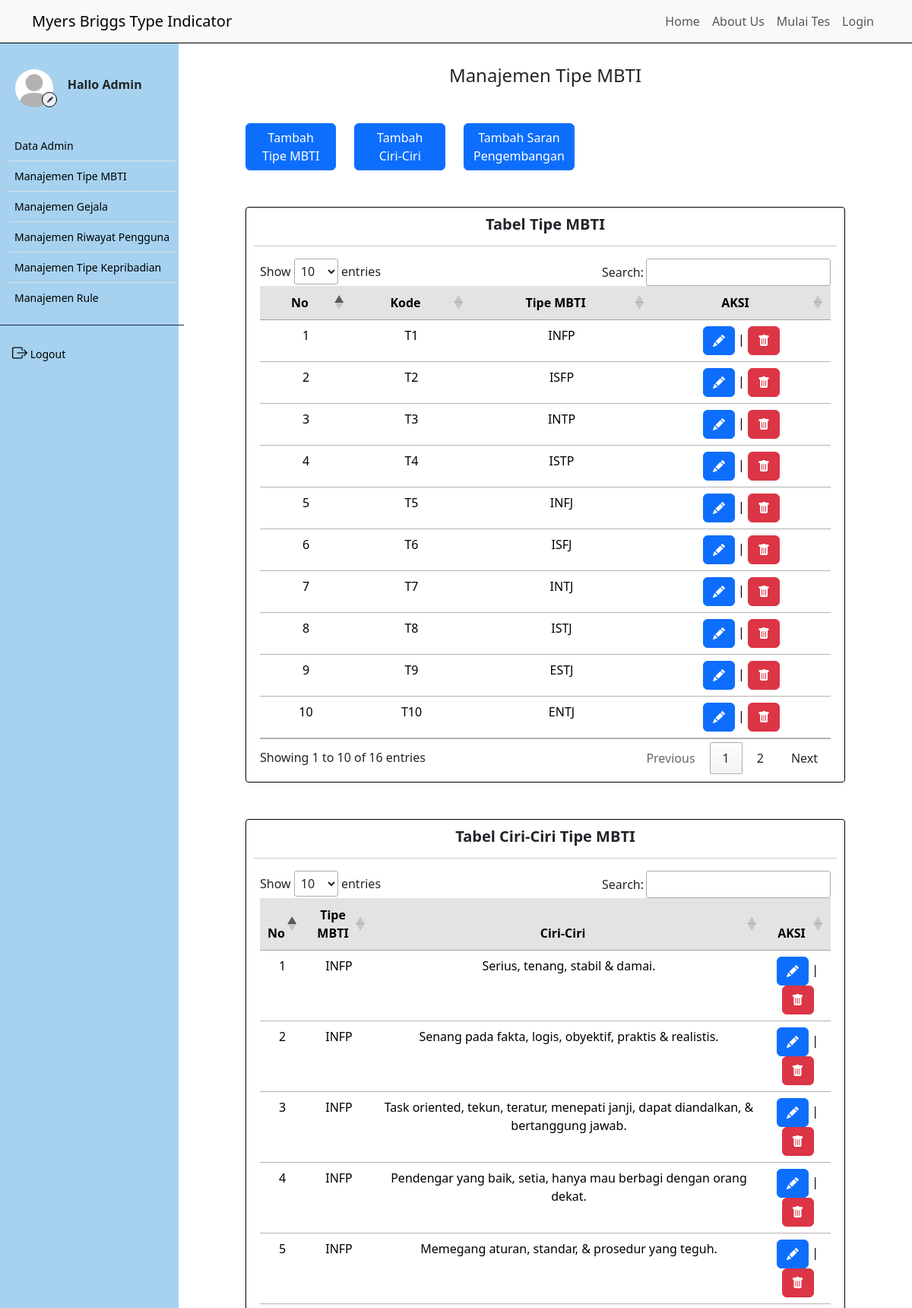
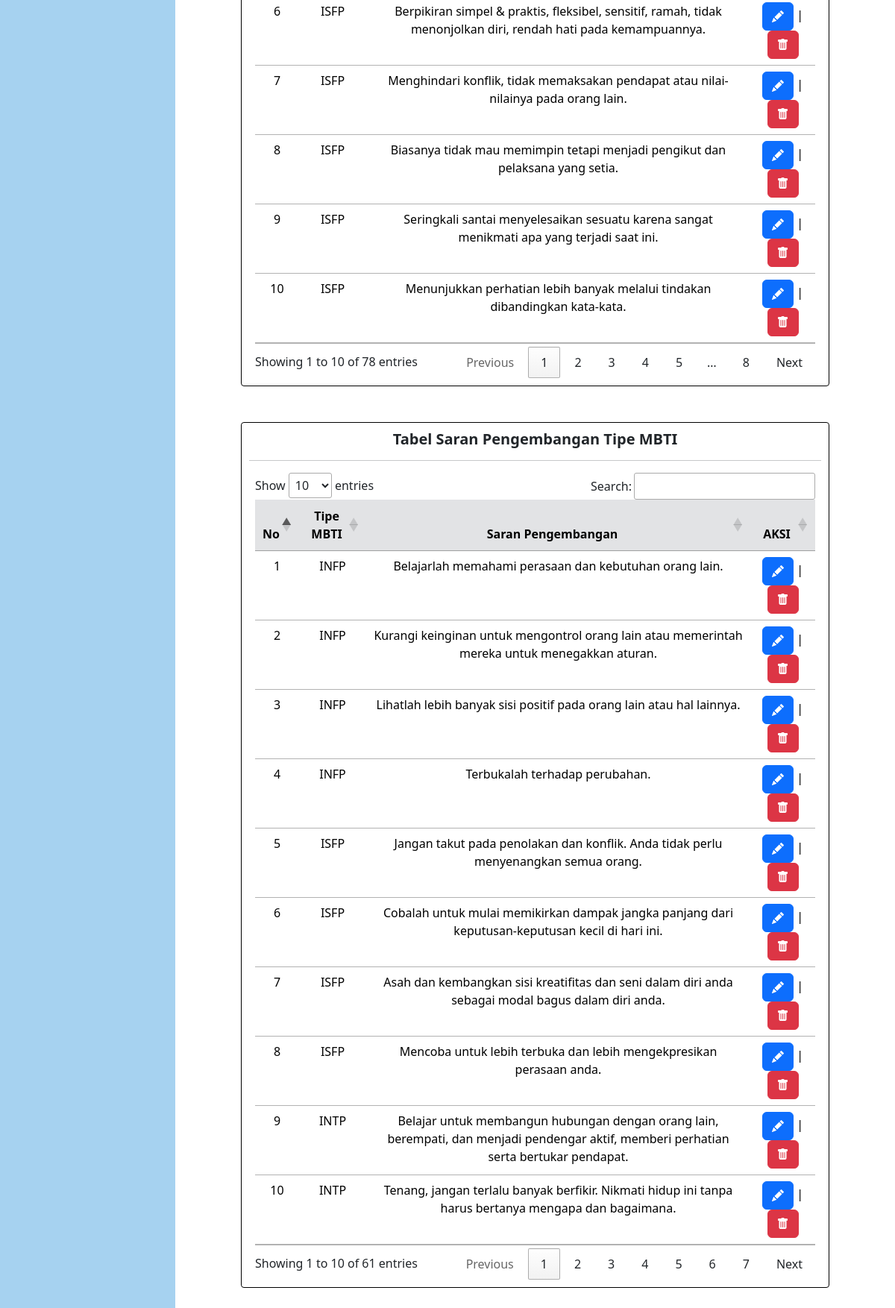
The app's page /tipe_mbti/index.php (signed in) with its own data (2 pictures, top to bottom).
### tables this page shows
CREATE TABLE `tipe_mbti` (
  `id_tpmbti` int(11) NOT NULL,
  `kode` varchar(20) NOT NULL,
  `nama_mbti` varchar(5) NOT NULL,
  `skala_1` int(11) NOT NULL,
  `skala_2` int(11) NOT NULL,
  `skala_3` int(11) NOT NULL,
  `skala_4` int(11) NOT NULL
);

CREATE TABLE `ciri_mbti` (
  `id_ciri` int(11) NOT NULL,
  `id_tpmbti` int(11) NOT NULL,
  `ciri` text NOT NULL
);

CREATE TABLE `saran_mbti` (
  `id_saran` int(11) NOT NULL,
  `id_tpmbti` int(11) NOT NULL,
  `saran` text NOT NULL
);

### controller/main.php (called while the page is built, shortened)
<?php
$conn = mysqli_connect("localhost", "root", "", "mbti");
function query($query)
{
    global $conn;
    $result = mysqli_query($conn, $query);
    $rows = [];
    while ($row = mysqli_fetch_assoc($result)) {
        $rows[] = $row;
    }
    return $rows;
}
function generateRandomKey()
{
    $keyLength = 32;
    $randomBytes = openssl_random_pseudo_bytes($keyLength, $strong);
    if (!$strong) {
        $randomBytes = random_bytes($keyLength);
    }
    return base64_encode($randomBytes);
}
function enkripsi($kata)
{
    $key = generateRandomKey();
    $string = openssl_encrypt($kata, 'AES-256-CBC', $key, 0, substr($key, 0, 16));
    $hasilEnkripsi = base64_encode($key . $string);
    return $hasilEnkripsi;
}
?>

### tipe_mbti/index.php (the view, shortened to what this page needs)
<?php
    $tipe_mbti = query("SELECT * FROM tipe_mbti");
    $ciri = query("SELECT * FROM ciri_mbti ORDER BY id_tpmbti ASC");
    $saran = query("SELECT * FROM saran_mbti ORDER BY id_tpmbti ASC");
?>
<!DOCTYPE html>
<html lang="en">
<head>
    <link href="https://cdn.jsdelivr.net/npm/bootstrap@5.3.2/dist/css/bootstrap.min.css" rel="stylesheet"
 />
    <link rel="stylesheet" href="https://cdn.jsdelivr.net/npm/bootstrap-icons@1.9.1/font/bootstrap-icons.css" />
    <link rel="stylesheet" href="https://cdn.datatables.net/1.13.4/css/jquery.dataTables.min.css">
    <link rel="stylesheet" href="../style.css">
</head>
<body>
    <div class="content">
        <?php
        require_once('../navbar/navbar.php');
        ?>
        <div class="main-container m-0">
            <div class="d-flex">
                <?php
                require_once('../navbar/sidebar_inside.php');
                ?>
                <div class="contents" style="margin: 75px 0; padding: 10px 40px;">
                    <h4 class="text-center">Manajemen Tipe MBTI</h4>
                    <div class="ms-5 mt-5">
                        <div class="row">
                            <div class="col-sm-2">
                                <a href="../tipe_mbti/input.php">
                                    <button class="btn btn-primary">Tambah Tipe MBTI</button>
                                </a>
                            </div>
                            <div class="col-sm-2">
                                <button class="btn btn-primary" data-bs-toggle="modal" data-bs-target="#ciri">
                                    Tambah Ciri-Ciri
                                </button>
                            </div>
                            <div class="col-sm-2">
                                <button class="btn btn-primary" data-bs-toggle="modal" data-bs-target="#saran">
                                    Tambah Saran Pengembangan
                                </button>
                            </div>
                        </div>
                    </div>
                    <div class="box2 mx-5 mt-5">
                        <h5 class="text-center fw-bold">Tabel Tipe MBTI</h5>
                        <hr>
                        <div class="tabel mx-2">
                            <table id="example" class="table table-hover text-center">
                                <thead>
                                    <tr class="table-secondary">
                                        <th class="text-center" scope="col">No</th>
                                        <th class="text-center" scope="col">Kode</th>
                                        <th class="text-center" scope="col">Tipe MBTI</th>
                                        <th class="text-center" scope="col">AKSI</th>
                                    </tr>
                                </thead>
                                <tbody>
                                    <?php
                                        $i = 1;
                                        foreach($tipe_mbti as $tm) :
                                    ?>
                                        <tr>
                                            <td>
                                                <?= $i; ?>
                                            </td>
                                            <td>
                                                <?= $tm['kode']; ?>
                                            </td>
                                            <td>
                                                <?= $tm['nama_mbti']; ?>
                                            </td>
                                            <td>
                                                <a class="text-decoration-none" href="edit.php?id=<?= enkripsi($tm['id_tpmbti']); ?>">
                                                    <button class="btn btn-primary"><i
                                                            class="bi bi-pencil-fill"></i></button>
                                                </a>
                                                |
                                                <a class="delete bg-danger" id="delete"
                                                    onclick="deleteTipe(<?= $tm['id_tpmbti']; ?>)">
                                                    <button class="btn btn-danger"><i class="bi bi-trash-fill"></i></button>
                                                </a>
                                            </td>
                                        </tr>
                                    <?php
                                        $i++;
                                        endforeach;
                                    ?>
                                </tbody>
                            </table>
                        </div>
                    </div>
                    <div class="box2 mx-5 mt-5">
                        <h5 class="text-center fw-bold">Tabel Ciri-Ciri Tipe MBTI</h5>
                        <hr>
                        <div class="tabel mx-2">
                            <table id="example2" class="table table-hover text-center">
                                <thead>
                                    <tr class="table-secondary">
                                        <th class="text-center" scope="col">No</th>
                                        <th class="text-center" scope="col">Tipe MBTI</th>
                                        <th class="text-center" scope="col">Ciri-Ciri</th>
                                        <th class="text-center" scope="col">AKSI</th>
                                    </tr>
                                </thead>
                                <tbody>
                                    <?php
                                        $j = 1;
                                        foreach($ciri as $ci) :
                                            $idmbti = $ci['id_tpmbti'];
                                            $nama_mbti = query("SELECT * FROM tipe_mbti WHERE id_tpmbti = $idmbti")[0];
                                    ?>
                                        <tr>
                                            <td>
                                                <?= $j; ?>
                                            </td>
                                            <td>
                                                <?= $nama_mbti['nama_mbti']; ?>
                                            </td>
                                            <td>
                                                <?= $ci['ciri']; ?>
                                            </td>
                                            <td>
                                                <a class="text-decoration-none"
                                                    href="edit_ciri.php?id=<?= enkripsi($ci['id_ciri']); ?>">
                                                    <button class="btn btn-primary"><i
                                                            class="bi bi-pencil-fill"></i></button>
                                                </a>
                                                |
                                                <a class="delete bg-danger" id="delete"
                                                    onclick="deleteCiri(<?= $ci['id_ciri']; ?>)">
                                                    <button class="btn btn-danger"><i class="bi bi-trash-fill"></i></button>
                                                </a>
                                            </td>
                                        </tr>
                                    <?php
                                        $j++;
                                        endforeach;
                                    ?>
                                </tbody>
                            </table>
                        </div>
                    </div>
                    <div class="box2 mx-5 mt-5">
                        <h5 class="text-center fw-bold">Tabel Saran Pengembangan Tipe MBTI</h5>
                        <hr>
                        <div class="tabel mx-2">
                            <table id="example3" class="table table-hover text-center">
                                <thead>
                                    <tr class="table-secondary">
                                        <th class="text-center" scope="col">No</th>
                                        <th class="text-center" scope="col">Tipe MBTI</th>
                                        <th class="text-center" scope="col">Saran Pengembangan</th>
                                        <th class="text-center" scope="col">AKSI</th>
                                    </tr>
                                </thead>
                                <tbody>
                                    <?php
                                        $k = 1;
                                        foreach($saran as $sar) :
                                            $idmbti = $sar['id_tpmbti'];
                                            $nama_mbti = query("SELECT * FROM tipe_mbti WHERE id_tpmbti = $idmbti")[0];
                                    ?>
                                        <tr>
                                            <td>
                                                <?= $k; ?>
                                            </td>
                                            <td>
                                                <?= $nama_mbti['nama_mbti']; ?>
                                            </td>
                                            <td>
                                                <?= $sar['saran']; ?>
                                            </td>
                                            <td>
                                                <a class="text-decoration-none"
                                                    href="edit_saran.php?id=<?= enkripsi($sar['id_saran']); ?>">
                                                    <button class="btn btn-primary"><i
                                                            class="bi bi-pencil-fill"></i></button>
                                                </a>
                                                |
                                                <a class="delete bg-danger" id="delete"
                                                    onclick="deleteSaran(<?= $sar['id_saran']; ?>)">
                                                    <button class="btn btn-danger"><i class="bi bi-trash-fill"></i></button>
                                                </a>
                                            </td>
                                        </tr>
                                    <?php
                                        $k++;
                                        endforeach;
                                    ?>
                                </tbody>
                            </table>
                        </div>
                    </div>
                </div>
            </div>
        </div>
</body>
</html>

### records on screen
tipe_mbti: kode "T1", nama_mbti "INFP"
tipe_mbti: kode "T2", nama_mbti "ISFP"
tipe_mbti: kode "T3", nama_mbti "INTP"
tipe_mbti: kode "T4", nama_mbti "ISTP"
tipe_mbti: kode "T5", nama_mbti "INFJ"
tipe_mbti: kode "T6", nama_mbti "ISFJ"
tipe_mbti: kode "T7", nama_mbti "INTJ"
tipe_mbti: kode "T8", nama_mbti "ISTJ"
tipe_mbti: kode "T9", nama_mbti "ESTJ"
tipe_mbti: kode "T10", nama_mbti "ENTJ"
ciri_mbti: id_tpmbti.nama_mbti "INFP", ciri "Serius, tenang, stabil & damai."
ciri_mbti: id_tpmbti.nama_mbti "INFP", ciri "Senang pada fakta, logis, obyektif, praktis & realistis."
ciri_mbti: id_tpmbti.nama_mbti "INFP", ciri "Task oriented, tekun, teratur, menepati janji, dapat diandalkan, & bertanggung jawab."
ciri_mbti: id_tpmbti.nama_mbti "INFP", ciri "Pendengar yang baik, setia, hanya mau berbagi dengan orang dekat."
ciri_mbti: id_tpmbti.nama_mbti "INFP", ciri "Memegang aturan, standar, & prosedur yang teguh."
ciri_mbti: id_tpmbti.nama_mbti "ISFP", ciri "Berpikiran simpel & praktis, fleksibel, sensitif, ramah, tidak menonjolkan diri, rendah hati pada kemampuannya."
ciri_mbti: id_tpmbti.nama_mbti "ISFP", ciri "Menghindari konflik, tidak memaksakan pendapat atau nilai-nilainya pada orang lain."
ciri_mbti: id_tpmbti.nama_mbti "ISFP", ciri "Biasanya tidak mau memimpin tetapi menjadi pengikut dan pelaksana yang setia."
ciri_mbti: id_tpmbti.nama_mbti "ISFP", ciri "Seringkali santai menyelesaikan sesuatu karena sangat menikmati apa yang terjadi saat ini."
ciri_mbti: id_tpmbti.nama_mbti "ISFP", ciri "Menunjukkan perhatian lebih banyak melalui tindakan dibandingkan kata-kata."
saran_mbti: id_tpmbti.nama_mbti "INFP", saran "Belajarlah memahami perasaan dan kebutuhan orang lain."
saran_mbti: id_tpmbti.nama_mbti "INFP", saran "Kurangi keinginan untuk mengontrol orang lain atau memerintah mereka untuk menegakkan aturan."
saran_mbti: id_tpmbti.nama_mbti "INFP", saran "Lihatlah lebih banyak sisi positif pada orang lain atau hal lainnya."
saran_mbti: id_tpmbti.nama_mbti "INFP", saran "Terbukalah terhadap perubahan."
saran_mbti: id_tpmbti.nama_mbti "ISFP", saran "Jangan takut pada penolakan dan konflik. Anda tidak perlu menyenangkan semua orang."
saran_mbti: id_tpmbti.nama_mbti "ISFP", saran "Cobalah untuk mulai memikirkan dampak jangka panjang dari keputusan-keputusan kecil di hari ini."
saran_mbti: id_tpmbti.nama_mbti "ISFP", saran "Asah dan kembangkan sisi kreatifitas dan seni dalam diri anda sebagai modal bagus dalam diri anda."
saran_mbti: id_tpmbti.nama_mbti "ISFP", saran "Mencoba untuk lebih terbuka dan lebih mengekpresikan perasaan anda."
saran_mbti: id_tpmbti.nama_mbti "INTP", saran "Belajar untuk membangun hubungan dengan orang lain, berempati, dan menjadi pendengar aktif, memberi perhatian serta bertukar pendapat."
saran_mbti: id_tpmbti.nama_mbti "INTP", saran "Tenang, jangan terlalu banyak berfikir. Nikmati hidup ini tanpa harus bertanya mengapa dan bagaimana."
